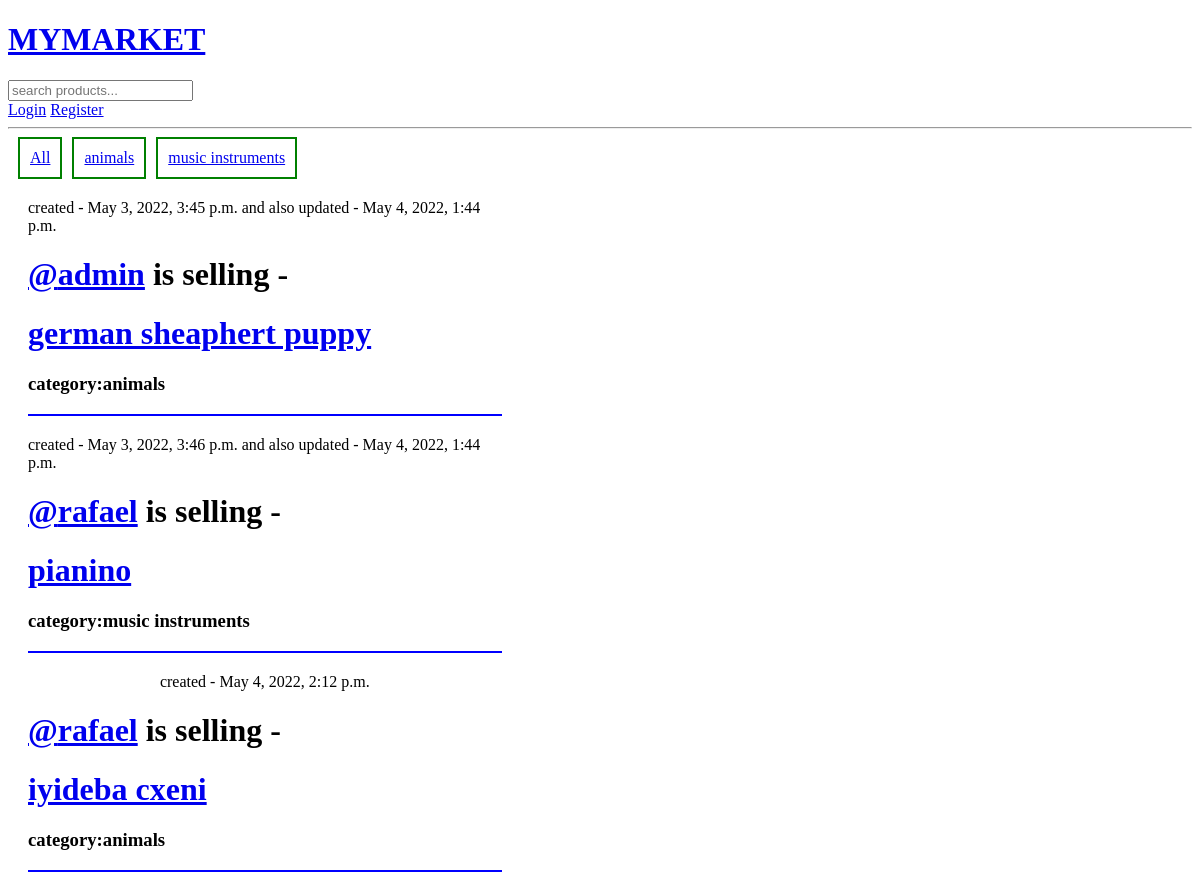
The app's page /, older data.
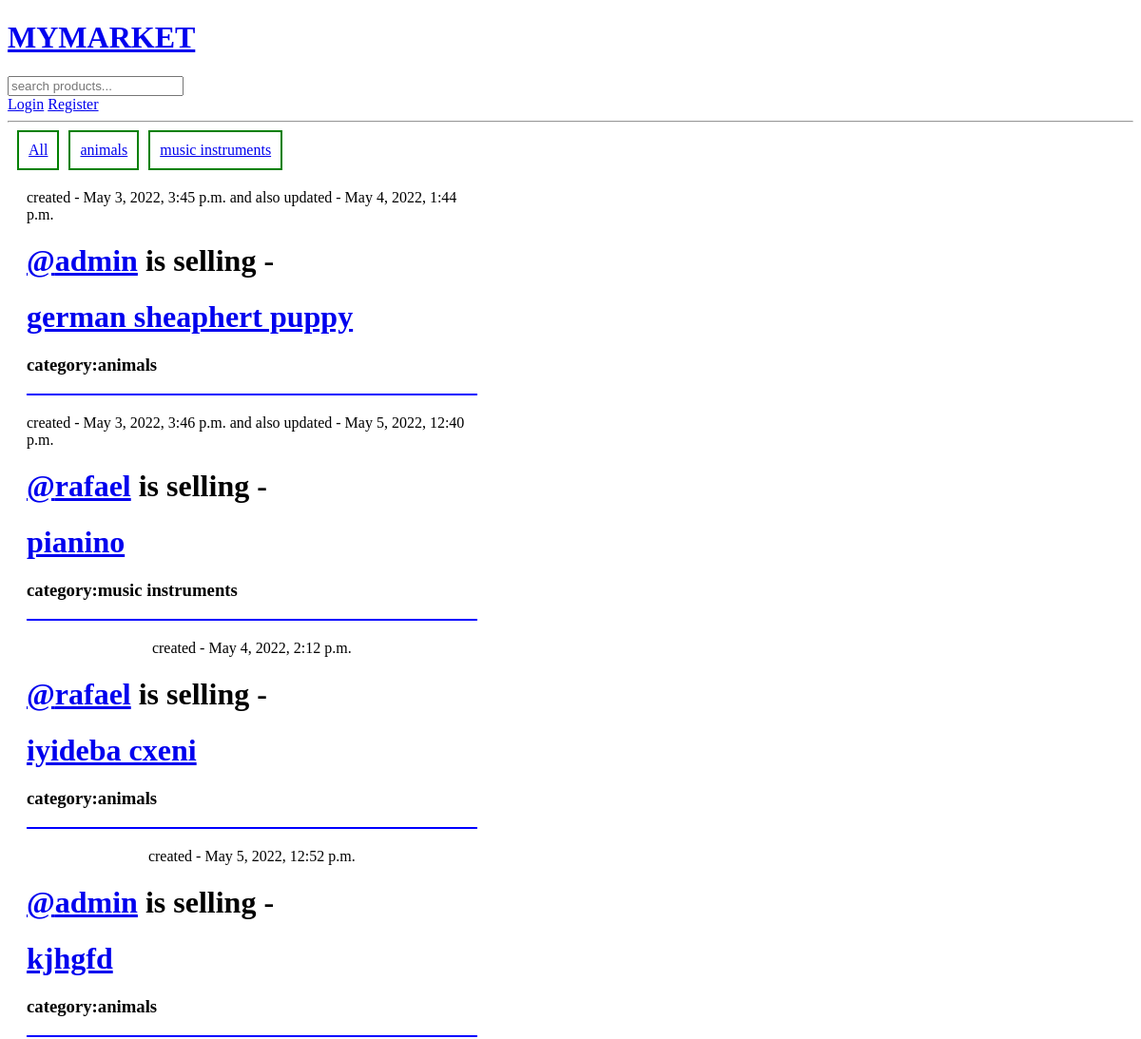
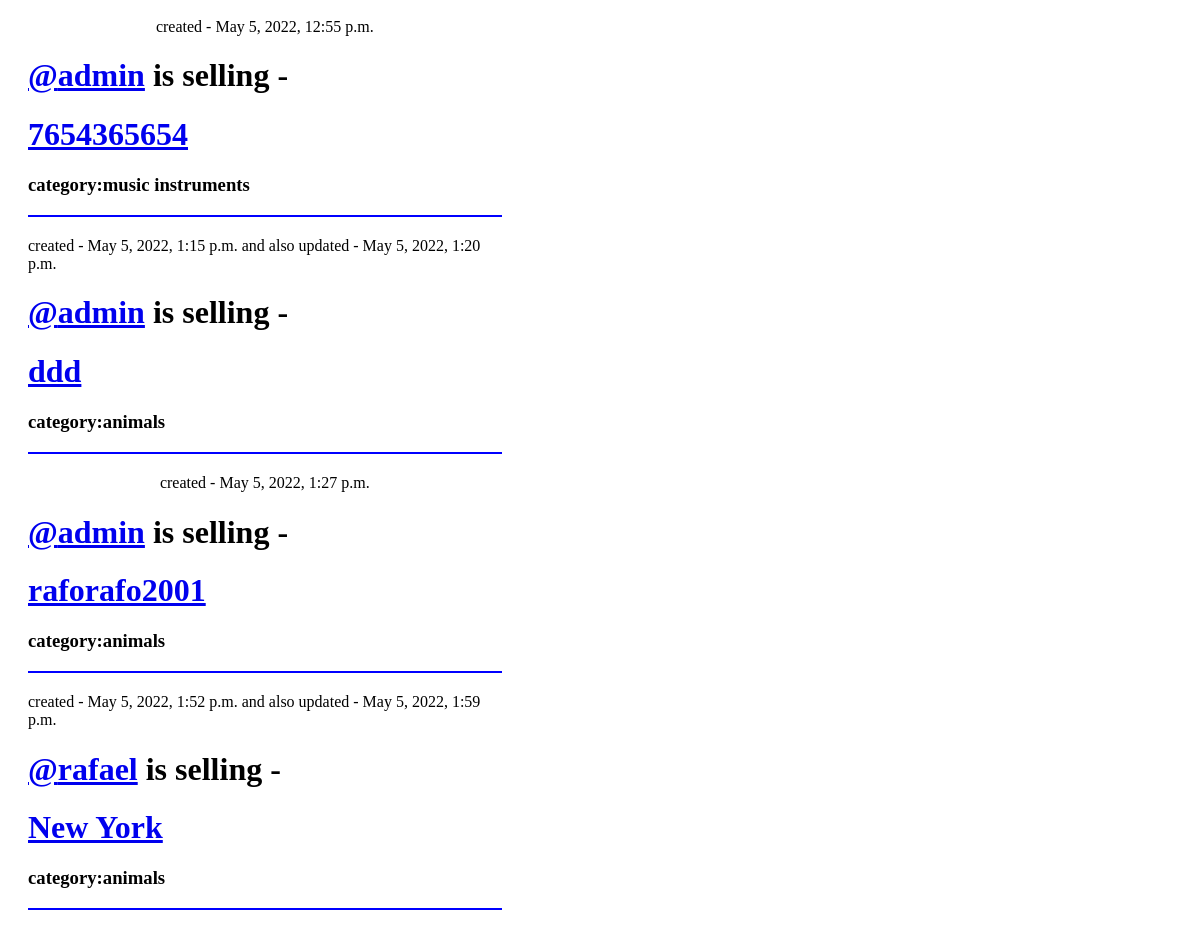
The same page, newer data (2 pictures, top to bottom).
### base/models.py (models this page shows, shortened)
class Category(models.Model):
    name = models.CharField(max_length=50)
    def __str__(self):
        return self.name

class Product(models.Model):
    name = models.CharField(max_length=40)
    host = models.ForeignKey(User, on_delete=models.SET_NULL, null=True)
    image = models.ImageField(default="yourphoto.jpeg", blank=True, null=True)
    description = models.TextField(null=True, blank=True)
    updated = models.DateTimeField(auto_now=True)
    created = models.DateTimeField(auto_now_add=True)
    phoneNumber = models.CharField(max_length=9, null=True, blank=True)
    category = models.ForeignKey(Category, on_delete=models.SET_NULL, null=True)
    class Meta:
        ordering = ["created", "updated"]

### base/views.py (the view)
# urls.py: path('', views.home, name="home"),
def home(request):
    q = request.GET.get("q") if request.GET.get('q') is not None else ""
    products = Product.objects.filter(
        Q(category__name__icontains=q) |
        Q(name__icontains=q)
    )
    category = Category.objects.all()
    for product in products:
        product.created = product.created.replace(second=0, microsecond=0)
        product.updated = product.updated.replace(second=0, microsecond=0)
    context = {"products": products, "category": category}
    return render(request, "homepage.html", context)

### base/templates/homepage.html (shortened to what this page needs)
{% extends "main.html" %}
{% block content %}
    {% for product in products %}
        <div style="border-bottom: 2px solid blue;width: 40%;margin: 20px">
            <p style="display: flex;justify-content: center">
                {% if product.created == product.updated %}
                    created - {{ product.created }}
                {% else %}
                    created - {{ product.created }} and also updated - {{ product.updated }}
                {% endif %}
            </p>
            <h1><a href="{% url 'profile' product.id %}">@{{ product.host }}</a> is selling - </h1><a href="{% url 'product' product.id %}"><h1>{{ product.name }}</h1></a>
            <h3>category:{{ product.category.name }}</h3>
        </div>
    {% endfor %}
{% endblock %}

### base/templates/main.html (shortened to what this page needs)
<!DOCTYPE html>
<html lang="en">
<head>
</head>
<body>
    {% include "navbar.html" %}
    {% block content %}
    {% endblock %}
</body>
</html>

### base/templates/navbar.html
<a href="/">
    <h1>MYMARKET</h1>
</a>
<form method="get" action="{% url 'home' %}">
    <input type="text" name="q" placeholder="search products...">
</form>
    {% if request.user.is_authenticated %}
    <p>Logged in as @{{ user.username }}</p>
    <a href="{% url 'logout' %}">Logout</a>
    {% else %}
    <a href="{% url 'login' %}">Login</a>
    <a href="{% url 'register' %}">Register</a>
    {% endif %}
<hr>
<div style="display: flex;">
    <a href="{% url 'home' %}" style="padding: 10px;border: green solid 2px;margin-left: 10px">All</a>
    {% for cat in category %}
        <div style="padding: 10px;border: green solid 2px;margin-left: 10px"><a href="{% url 'home' %}?q={{ cat }}">{{ cat.name }}</a></div>
    {% endfor %}
</div>

Row changes from the older to the newer data that the page shows:
changed Product "pianino": updated "May 4, 2022, 1:44 p.m." → "May 5, 2022, 12:40 p.m."
added Product: created "May 5, 2022, 12:52 p.m.", host "admin", name "kjhgfd", category.name "animals"
added Product: created "May 5, 2022, 12:55 p.m.", host "admin", name "7654365654", category.name "music instruments"
added Product: created "May 5, 2022, 1:15 p.m.", updated "May 5, 2022, 1:20 p.m.", host "admin", name "ddd", category.name "animals"
added Product: created "May 5, 2022, 1:27 p.m.", host "admin", name "raforafo2001", category.name "animals"
added Product: created "May 5, 2022, 1:52 p.m.", updated "May 5, 2022, 1:59 p.m.", host "rafael", name "New York", category.name "animals"
